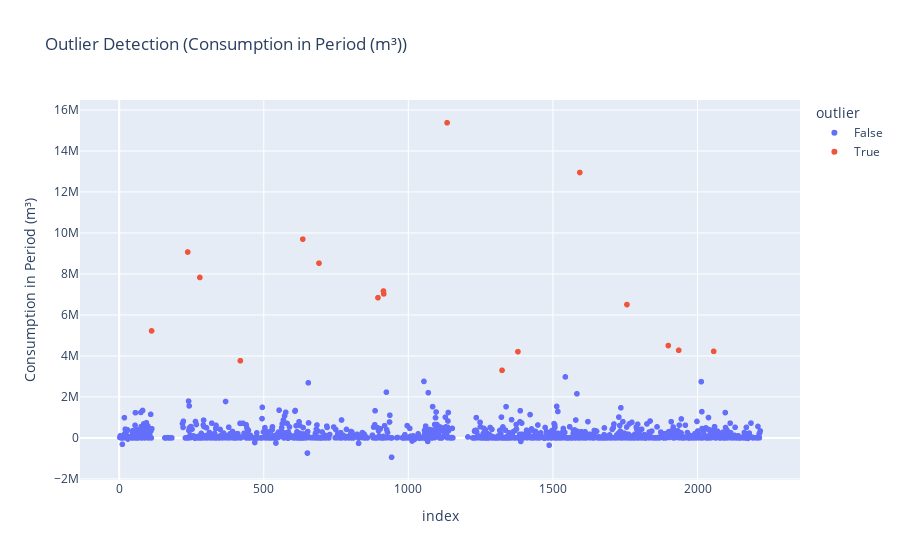

The notebook cell saved with this chart:
### Code cell
clean_analayzing.plot_outliers_zscore(column="Consumption in Period (m³)")

### Figure 1 — Plotly figure (JSON) as saved in the notebook; plotly's stock layout.template omitted (floating-point values rounded to 4 significant figures; data arrays with more than 128 entries replaced by an {"elided": "..."} marker saying what was removed)
{"data": [{"hovertemplate": "outlier=False<br>index=%{x}<br>Consumption in Period (m³)=%{y}<extra></extra>", "legendgroup": "False", "marker": {"color": "#636efa", "symbol": "circle"}, "mode": "markers", "name": "False", "showlegend": true, "type": "scattergl", "x": {"elided": "1127 int values"}, "xaxis": "x", "y": {"elided": "1127 float values"}, "yaxis": "y"}, {"hovertemplate": "outlier=True<br>index=%{x}<br>Consumption in Period (m³)=%{y}<extra></extra>", "legendgroup": "True", "marker": {"color": "#EF553B", "symbol": "circle"}, "mode": "markers", "name": "True", "showlegend": true, "type": "scattergl", "x": [112, 237, 279, 419, 635, 691, 895, 914, 915, 1134, 1324, 1379, 1593, 1756, 1899, 1935, 2056], "xaxis": "x", "y": [5221000.0, 9070000.0, 7828000.0, 3767000.0, 9698000.0, 8524000.0, 6843000.0, 7166205, 7028000.0, 15380000.0, 3299469, 4209000.0, 12950000.0, 6506000.0, 4505000.0, 4277000.0, 4225000.0], "yaxis": "y"}], "layout": {"legend": {"title": {"text": "outlier"}, "tracegroupgap": 0}, "title": {"text": "Outlier Detection (Consumption in Period (m³))"}, "xaxis": {"anchor": "y", "domain": [0, 1], "title": {"text": "index"}}, "yaxis": {"anchor": "x", "domain": [0, 1], "title": {"text": "Consumption in Period (m³)"}}}}
